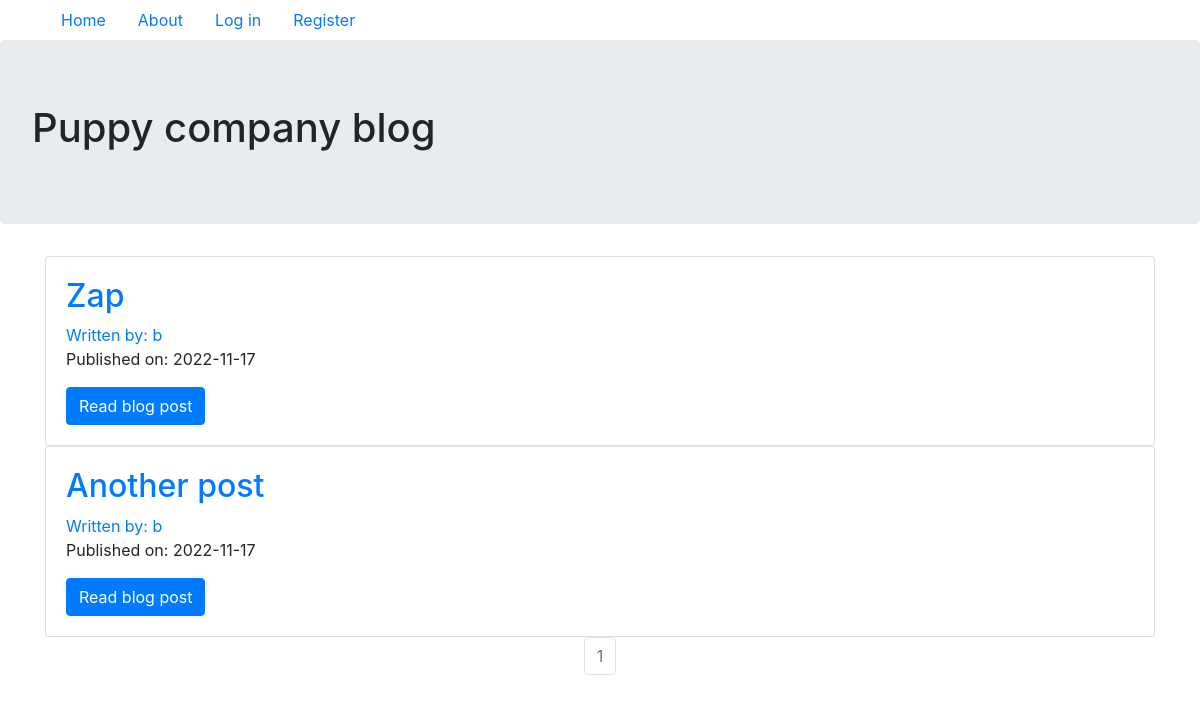
The page / on the database its author committed.
### puppyCompanyBlog/models.py (models this page shows, shortened)
class BlogPost(db.Model, UserMixin):
    users = db.relationship(User)
    id = db.Column(db.Integer, primary_key=True)
    user_id = db.Column(db.Integer, db.ForeignKey('users.id'), nullable=False)
    date = db.Column(db.DateTime, nullable=False, default=datetime.utcnow)
    title = db.Column(db.String(140), nullable=False)
    text = db.Column(db.Text, nullable=False)

class User(db.Model, UserMixin):
    __tablename__ = 'users'
    id = db.Column(db.Integer, primary_key=True)
    profile_image = db.Column(db.String(64), nullable=False, default='default_profile.png')
    email = db.Column(db.String(64), unique=True, index=True)
    username = db.Column(db.String(64), unique=True, index=True)
    password_hash = db.Column(db.String(128))
    posts = db.relationship('BlogPost', backref='author', lazy=True)

### puppyCompanyBlog/core/views.py (the view)
@core.route('/')
def index():
    page = request.args.get('page', 1, type=int)
    blog_posts = BlogPost.query.order_by(BlogPost.date.desc()).paginate(page=page, per_page=5)
    return render_template('index.html', blog_posts=blog_posts)

### puppyCompanyBlog/templates/index.html
{% extends 'base.html' %}
{% block content %}
    <div class="jumbotron">
        <h1>Puppy company blog</h1>
    </div>
    <div class="container">
        {% for post in blog_posts.items %}
        <div class="card">
            <div class="card-body">
                <h2><a class="card-title" href="{{url_for('blog_posts.blog_post', blog_post_id=post.id)}}">{{post.title}}</a></h2>
                <a href="{{url_for('users.user_posts', username=post.author.username)}}">Written by: {{post.author.username}}</a>
                <p>Published on: {{post.date.strftime('%Y-%m-%d')}}</p>
                <a class="btn btn-primary" href="{{url_for('users.user_posts', username=post.author.username)}}">Read blog post</a>
            </div>
        </div>
        {% endfor %}
    </div>
    <nav aria-label="Page navigation example">
        <ul class="pagination justify-content-center">
          {% for page_num in blog_posts.iter_pages(left_edge=1, right_edge=1, left_current=1, right_current=2) %}
            {% if blog_posts.page == page_num %}
            <li class="page-item disabled">
                <a class="page-link" href="{{url_for('core.index', page=page_num)}}">{{page_num}}</a>
            </li>
            {% else %}
            <li class="page-item">
                <a class="page-link" href="{{url_for('core.index', page=page_num)}}">{{page_num}}</a>
            </li>
            {% endif %}
          {% endfor %}
        </ul>
    </nav>
{% endblock %}

### rows shown on the page
BlogPost: title "Zap", author.username "b", date "2022-11-17"
BlogPost: title "Another post", author.username "b", date "2022-11-17"

### other values the page prints
{{ page_num }} "1"
